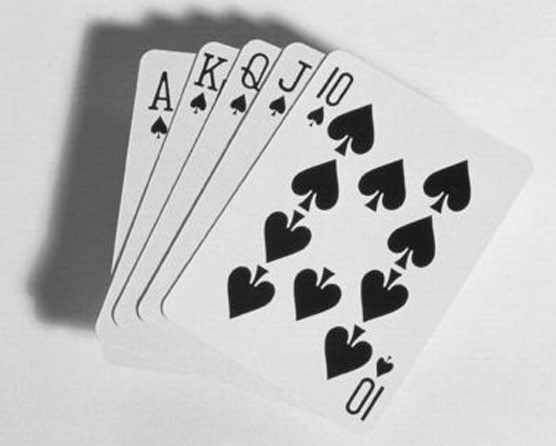
#> input picture Experiment_5/cards.tif, 556 x 446 px
$ jupyter execute '(c)_Global_Thresholding.ipynb'
#> lines starting #> are read from the running program, lines starting #| are printed output that depends on the picture; after the words box and inside, x2 and y2 are one past the last pixel; in counts of white or black regions, pixels touching at a corner belong together; long printed decimals are rounded
#> further down, image is the input picture: shape (446, 556); min 12, max 255, mean 192.1
[cell 1]
import cv2
import matplotlib.pyplot as plt
import numpy as np

# Basic Global Thresholding

[cell 2]
def global_thresholding(image, max_iteration, stop_condition):
#> called with max_iteration = 100, stop_condition = 0.5
    T = np.mean(image)
#> T = 192.1

    for i in range(max_iteration):
        G1 = image[image>T]
        G2 = image[image<=T]

        mu1 = np.mean(G1)
        mu2 = np.mean(G2)

        new_T = (mu1+mu2)/2

        if abs(new_T - T) < stop_condition:
            break

        T = new_T
#> this loop made 4 passes
#> (mu1, mu2, new_T, T) on passes 1 to 3: (221, 90.78, 155.9, 155.9), (219.5, 79.51, 149.5, 149.5), (219.1, 78.04, 148.6, 148.6)
#> (mu1, mu2, new_T) on pass 4: (219.1, 77.8, 148.4)

    segmented = np.uint8(image > T) * 255
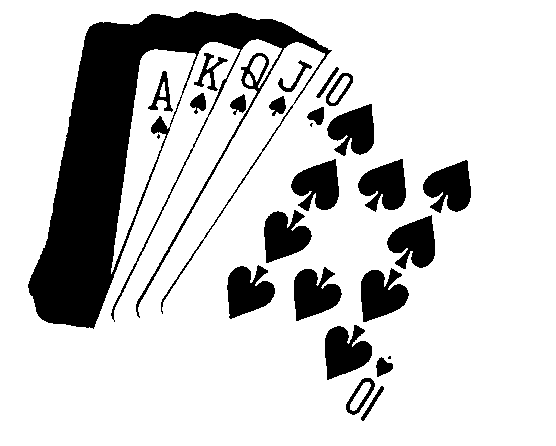
#> segmented: shape (446, 556); 80.9% white; 26 black regions (3 under 20 px), largest, box (x1, y1, x2, y2) and area: (28, 11, 332, 329) 27500, (325, 325, 372, 380) 1758, (361, 268, 409, 322) 1744
    return segmented, T

# Load Image

[cell 3]
image = cv2.imread('cards.tif', cv2.IMREAD_GRAYSCALE)

segmented_image, threshold = global_thresholding(image, 100, 0.5)
#> threshold = 148.6

print(f"Threshold value = {threshold}")
#| Threshold value = 148.592

plt.figure(figsize=(14,7))
plt.subplot(1,2,1)
plt.imshow(image, cmap='gray')
plt.title('Original Image')

plt.subplot(1,2,2)
plt.imshow(segmented_image, cmap='gray')
plt.title('After applying global thresholding')

plt.tight_layout()
plt.show()
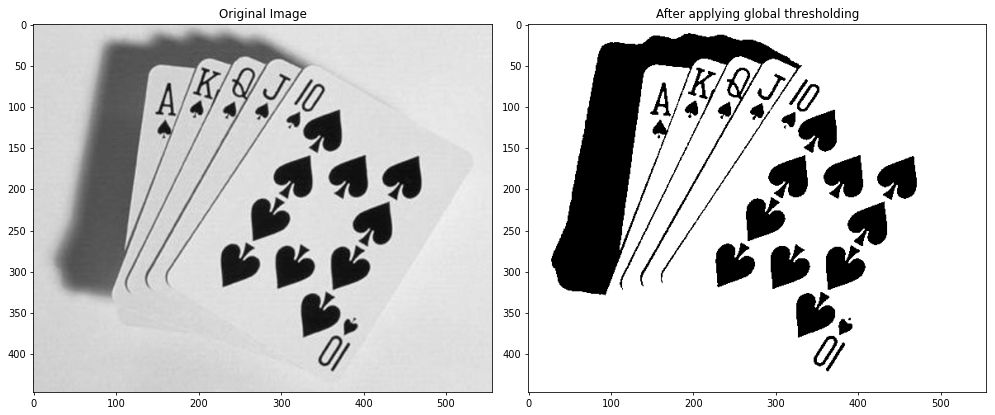
#> figure drawn by matplotlib, 2 panels

$ run again, with Experiment_5/building.tif copied over Experiment_5/cards.tif
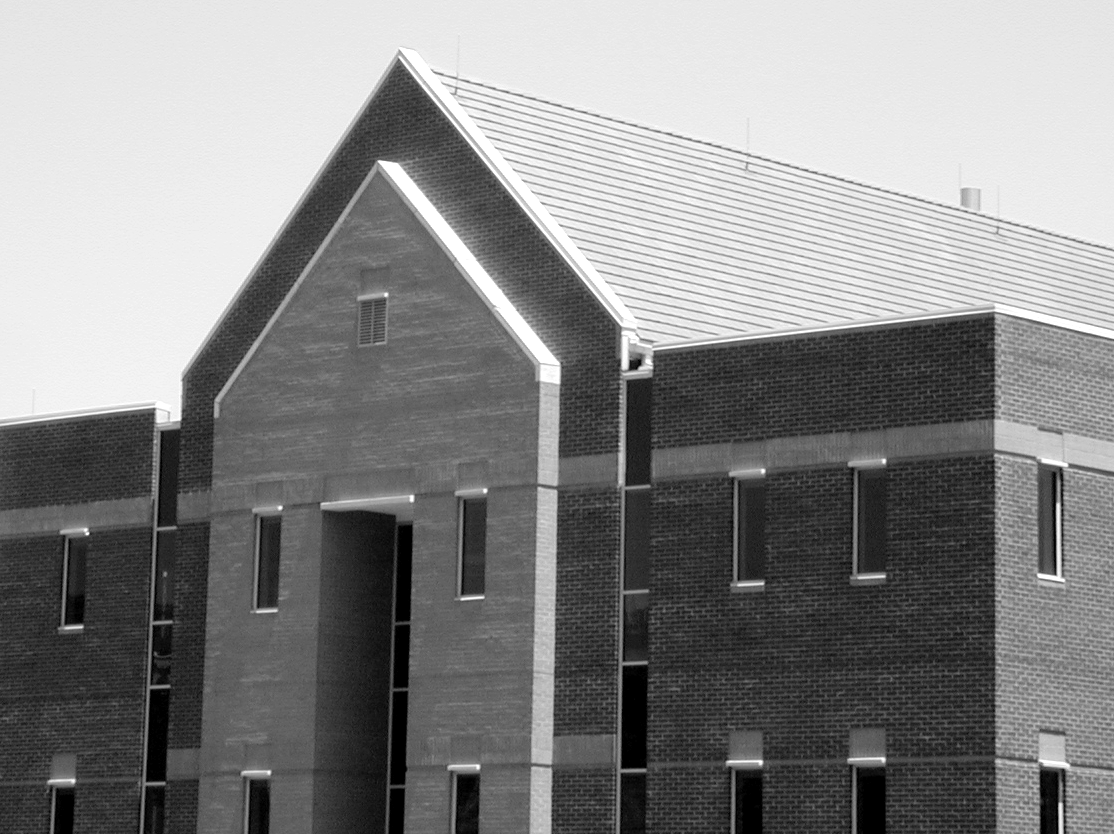
#> input picture Experiment_5/building.tif, 1114 x 834 px
#> image is the input picture: shape (834, 1114); min 0, max 255, mean 133.3
#> in global_thresholding, `T = np.mean(image)`: T = 133.3
#> the loop in global_thresholding, `for i in range(max_iteration):` made 4 passes
#> (mu1, mu2, new_T, T) on passes 1 to 3: (220.1, 69.4, 144.7, 144.7), (223.1, 71.18, 147.2, 147.2), (223.8, 71.6, 147.7, 147.7)
#> in global_thresholding, `segmented = np.uint8(image > T) * 255`:
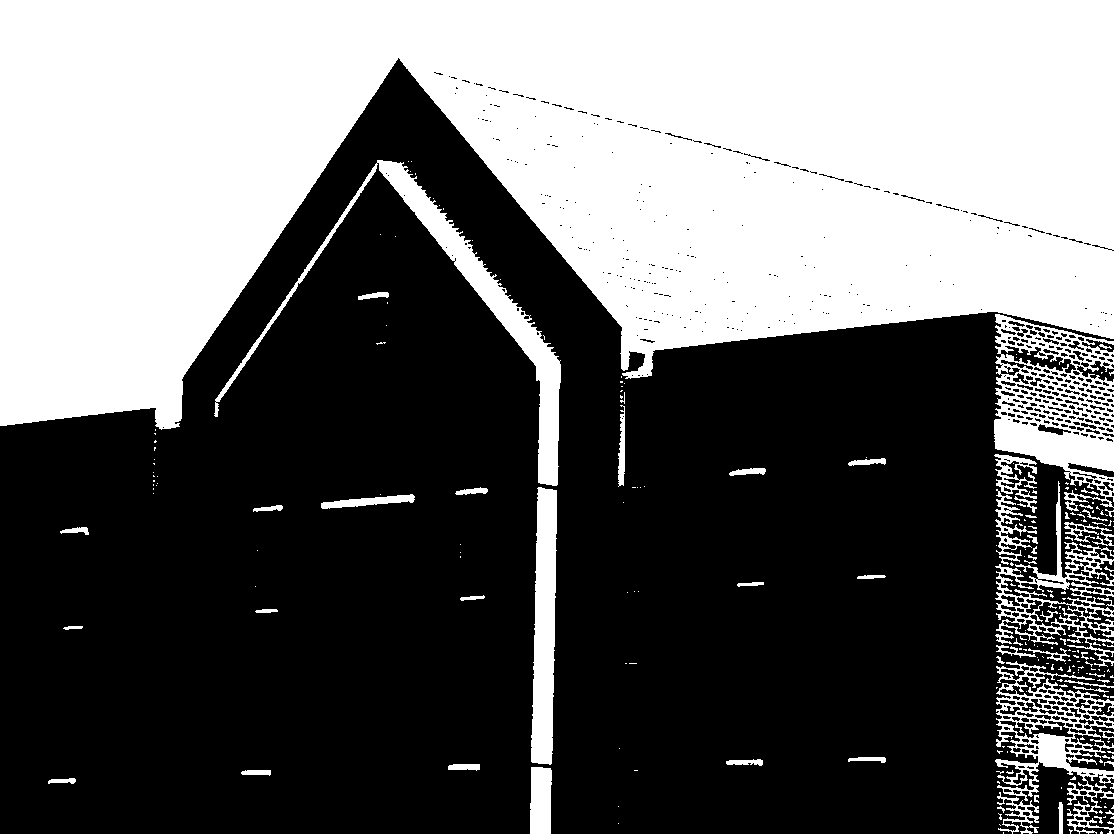
#> segmented: shape (834, 1114); 40.5% white; 243 white regions (183 under 20 px), largest, box (x1, y1, x2, y2) and area: (0, 0, 1114, 430) 329326, (994, 314, 1114, 511) 11407, (214, 160, 561, 486) 9550
#> threshold = 147.7
#| Threshold value = 147.683
#> `plt.show()`:
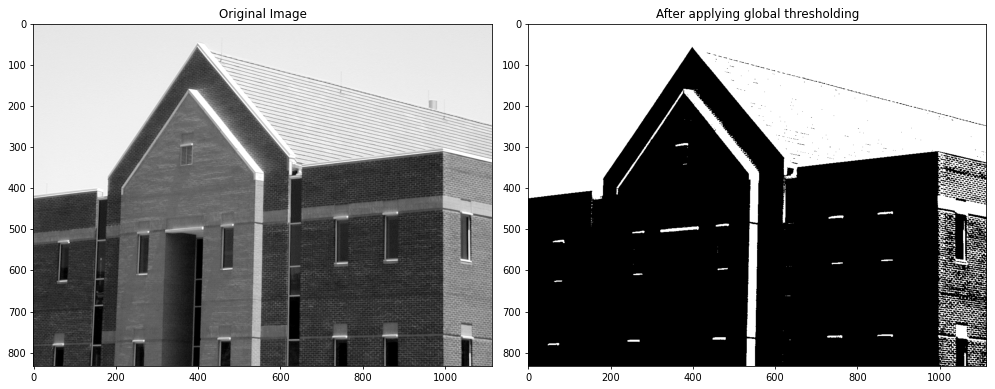
#> figure drawn by matplotlib, 2 panels
